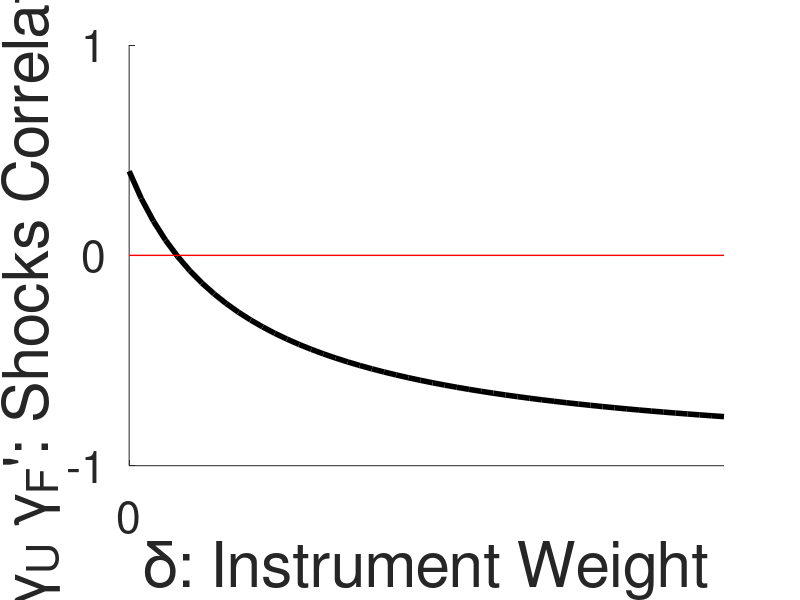

This chart was generated by the following MATLAB code: (Note: this script raises an error after producing the figure.)
clear
close all

Xlim = 5;
X = linspace(0,Xlim,Xlim*10);

par1 = 1.4;
par2 = 1;
Y = -1 + par1./(par2 + X);

figure(1)
set(gcf,'color','w');
hold on
plot(X,Y,'linewidth',4,'color','k')
plot([0 Xlim],[0 0],'linewidth',1,'color','r')
ylim([-1 1])
xlim([0 Xlim])
set(gca,'XTick',[0],'XTickLabel',{'0'},'fontsize',32);
set(gca,'YTick',[-1 0 +1],'YTickLabel',{'-1','0','1'},'fontsize',32);
xlabel('\delta: Instrument Weight','fontsize',45)
ylabel('\gamma_U \gamma_F'': Shocks Correlation','fontsize',45)
hold off

% base_path         = pwd;
% invoke_export_fig('GPFA_intuition','figure',0,base_path)























asd

figure(1)
set(gcf,'color','w');
plot([0 0 0],[0 1 2],'linewidth',3,'color','k')
xlim([0 1])
ylim([0 2])
set(gca,'YTick',[0 1 2],'YTickLabel',{'Period 2','Period 1','Period 0'},'fontsize',24);
xticks([])
set(gca,'xcolor',[1 1 1]); 
txt0 = 'd_0 = Y_0 + B_0 - I_0 - C';
text(0.1,1.99,txt0,'fontsize',24)
txt1 = 'd_1 = Y_1 + B_1 - I_1 + C';
text(0.1,0.99,txt1,'fontsize',24)
txt2 = 'd_2 = g(I_0) - B_0 + h(I_1) - B_1';
text(0.1,-0.01,txt2,'fontsize',24)
box off